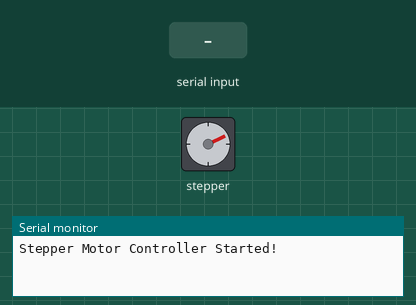
Simulated run of this sketch. Board: Arduino Nano, built with avr-gcc and run on an emulated ATmega328P. Parts: stepper motor, the last lines printed to the serial monitor. Wiring (inferred from the names in the program): stepper motor (500 steps per turn assumed): coils pin 8, pin 7, pin 6, pin 5. Inputs (shaded band) come from the test bench.

Above: at 1.2 s.
1.3 s: "h" received over Serial
At 1.68 s:
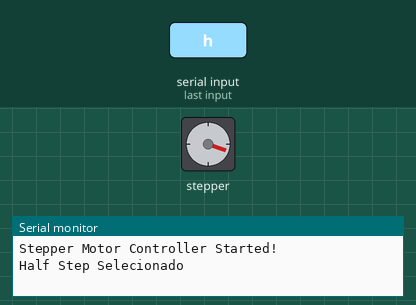
4.3 s: "s" received over Serial
At 4.54 s:
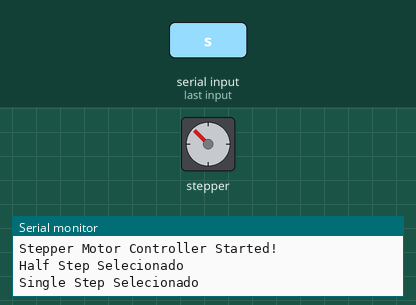
7.3 s: "d" received over Serial
At 7.55 s:
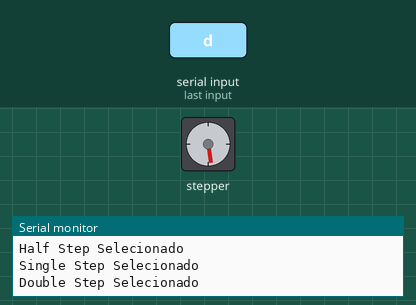
10.3 s: "+" received over Serial
Timing chart, 0 to 14.3 s (numbered marks = the images above; inputs shaded):
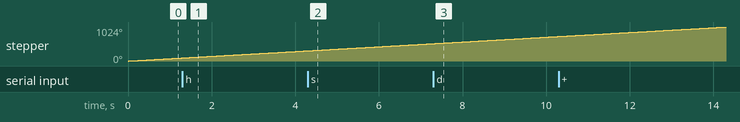

The sketch:

stepper_controller.ino
```cpp
#define STEPS_PER_REVOLUTION 500
#define STEPPER_RIGHT_IN1 8
#define STEPPER_RIGHT_IN2 7
#define STEPPER_RIGHT_IN3 6
#define STEPPER_RIGHT_IN4 5


#define MICROSECONDSMODE

#define STATE_SINGLE_STEP 0
#define STATE_DOUBLE_STEP 1
#define STATE_HALF_STEP 2

uint8_t actual_state = STATE_SINGLE_STEP;
#ifdef MICROSECONDSMODE
uint16_t delay_between_steps = 10000;
uint16_t delay_between_half_steps = 5000;
#endif
#ifndef MICROSECONDSMODE
uint16_t delay_between_steps = 10;
uint16_t delay_between_half_steps = 5;
#endif
char serial_command = 's';

void setup() {
  //Determina a velocidade inicial do motor
  pinMode(STEPPER_RIGHT_IN1, OUTPUT);
  pinMode(STEPPER_RIGHT_IN2, OUTPUT);
  pinMode(STEPPER_RIGHT_IN3, OUTPUT);
  pinMode(STEPPER_RIGHT_IN4, OUTPUT);
  Serial.begin(115200);
  Serial.println("Stepper Motor Controller Started!");
}
void loop()
{
  if (Serial.available()) {
    serial_command  = Serial.read();
    switch (serial_command) {
      case 's':
        actual_state = STATE_SINGLE_STEP;
        Serial.println("Single Step Selecionado");
        break;
      case 'd':
        actual_state = STATE_DOUBLE_STEP;
        Serial.println("Double Step Selecionado");
        break;
      case 'h':
        actual_state = STATE_HALF_STEP;
        Serial.println("Half Step Selecionado");
        break;
#ifdef MICROSECONDSMODE
      case '+':
        delay_between_steps += 100;
        delay_between_half_steps = delay_between_steps / 2;
        Serial.println("Delay de " + String(delay_between_steps) + "us.");
        break;
      case '-':
        delay_between_steps -= 100;
        delay_between_half_steps = delay_between_steps / 2;
        Serial.println("Delay de " + String(delay_between_steps) + "us.");
        break;
#endif
#ifndef MICROSECONDSMODE
      case '+':
        delay_between_steps += 10;
        delay_between_half_steps = delay_between_steps / 2;
        Serial.println("Delay de " + String(delay_between_steps) + "ms.");
        break;
      case '-':
        delay_between_steps -= 10;
        delay_between_half_steps = delay_between_steps / 2;
        Serial.println("Delay de " + String(delay_between_steps) + "ms.");
#endif
    }
  }
  switch (actual_state) {
    case STATE_SINGLE_STEP:
      single_step();;
      break;
    case STATE_DOUBLE_STEP:
      double_step();
      break;
    case STATE_HALF_STEP:
      half_step();
      break;
  }
}

void single_step() {
  digitalWrite(STEPPER_RIGHT_IN1, 1);
  digitalWrite(STEPPER_RIGHT_IN2, 0);
  digitalWrite(STEPPER_RIGHT_IN3, 0);
  digitalWrite(STEPPER_RIGHT_IN4, 0);
#ifdef MICROSECONDSMODE
  delayMicroseconds(delay_between_steps);
#endif
#ifndef MICROSECONDSMODE
  delay(delay_between_steps);
#endif
  digitalWrite(STEPPER_RIGHT_IN1, 0);
  digitalWrite(STEPPER_RIGHT_IN2, 1);
  digitalWrite(STEPPER_RIGHT_IN3, 0);
  digitalWrite(STEPPER_RIGHT_IN4, 0);
#ifdef MICROSECONDSMODE
  delayMicroseconds(delay_between_steps);
#endif
#ifndef MICROSECONDSMODE
  delay(delay_between_steps);
#endif
  digitalWrite(STEPPER_RIGHT_IN1, 0);
  digitalWrite(STEPPER_RIGHT_IN2, 0);
  digitalWrite(STEPPER_RIGHT_IN3, 1);
  digitalWrite(STEPPER_RIGHT_IN4, 0);
#ifdef MICROSECONDSMODE
  delayMicroseconds(delay_between_steps);
#endif
#ifndef MICROSECONDSMODE
  delay(delay_between_steps);
#endif
  digitalWrite(STEPPER_RIGHT_IN1, 0);
  digitalWrite(STEPPER_RIGHT_IN2, 0);
  digitalWrite(STEPPER_RIGHT_IN3, 0);
  digitalWrite(STEPPER_RIGHT_IN4, 1);
#ifdef MICROSECONDSMODE
  delayMicroseconds(delay_between_steps);
#endif
#ifndef MICROSECONDSMODE
  delay(delay_between_steps);
#endif
}

void double_step() {
  digitalWrite(STEPPER_RIGHT_IN1, 1);
  digitalWrite(STEPPER_RIGHT_IN2, 1);
  digitalWrite(STEPPER_RIGHT_IN3, 0);
  digitalWrite(STEPPER_RIGHT_IN4, 0);
#ifdef MICROSECONDSMODE
  delayMicroseconds(delay_between_steps);
#endif
#ifndef MICROSECONDSMODE
  delay(delay_between_steps);
#endif
  digitalWrite(STEPPER_RIGHT_IN1, 0);
  digitalWrite(STEPPER_RIGHT_IN2, 1);
  digitalWrite(STEPPER_RIGHT_IN3, 1);
  digitalWrite(STEPPER_RIGHT_IN4, 0);
#ifdef MICROSECONDSMODE
  delayMicroseconds(delay_between_steps);
#endif
#ifndef MICROSECONDSMODE
  delay(delay_between_steps);
#endif
  digitalWrite(STEPPER_RIGHT_IN1, 0);
  digitalWrite(STEPPER_RIGHT_IN2, 0);
  digitalWrite(STEPPER_RIGHT_IN3, 1);
  digitalWrite(STEPPER_RIGHT_IN4, 1);
#ifdef MICROSECONDSMODE
  delayMicroseconds(delay_between_steps);
#endif
#ifndef MICROSECONDSMODE
  delay(delay_between_steps);
#endif
  digitalWrite(STEPPER_RIGHT_IN1, 1);
  digitalWrite(STEPPER_RIGHT_IN2, 0);
  digitalWrite(STEPPER_RIGHT_IN3, 0);
  digitalWrite(STEPPER_RIGHT_IN4, 1);
#ifdef MICROSECONDSMODE
  delayMicroseconds(delay_between_steps);
#endif
#ifndef MICROSECONDSMODE
  delay(delay_between_steps);
#endif
}

void half_step() {
  digitalWrite(STEPPER_RIGHT_IN1, 1);
  digitalWrite(STEPPER_RIGHT_IN2, 1);
  digitalWrite(STEPPER_RIGHT_IN3, 0);
  digitalWrite(STEPPER_RIGHT_IN4, 0);
#ifdef MICROSECONDSMODE
  delayMicroseconds(delay_between_half_steps);
#endif
#ifndef MICROSECONDSMODE
  delay(delay_between_half_steps);
#endif
  digitalWrite(STEPPER_RIGHT_IN1, 0);
  digitalWrite(STEPPER_RIGHT_IN2, 1);
  digitalWrite(STEPPER_RIGHT_IN3, 0);
  digitalWrite(STEPPER_RIGHT_IN4, 0);
#ifdef MICROSECONDSMODE
  delayMicroseconds(delay_between_half_steps);
#endif
#ifndef MICROSECONDSMODE
  delay(delay_between_half_steps);
#endif

  digitalWrite(STEPPER_RIGHT_IN1, 0);
  digitalWrite(STEPPER_RIGHT_IN2, 1);
  digitalWrite(STEPPER_RIGHT_IN3, 1);
  digitalWrite(STEPPER_RIGHT_IN4, 0);
#ifdef MICROSECONDSMODE
  delayMicroseconds(delay_between_half_steps);
#endif
#ifndef MICROSECONDSMODE
  delay(delay_between_half_steps);
#endif
  digitalWrite(STEPPER_RIGHT_IN1, 0);
  digitalWrite(STEPPER_RIGHT_IN2, 0);
  digitalWrite(STEPPER_RIGHT_IN3, 1);
  digitalWrite(STEPPER_RIGHT_IN4, 0);
#ifdef MICROSECONDSMODE
  delayMicroseconds(delay_between_half_steps);
#endif
#ifndef MICROSECONDSMODE
  delay(delay_between_half_steps);
#endif

  digitalWrite(STEPPER_RIGHT_IN1, 0);
  digitalWrite(STEPPER_RIGHT_IN2, 0);
  digitalWrite(STEPPER_RIGHT_IN3, 1);
  digitalWrite(STEPPER_RIGHT_IN4, 1);
#ifdef MICROSECONDSMODE
  delayMicroseconds(delay_between_half_steps);
#endif
#ifndef MICROSECONDSMODE
  delay(delay_between_half_steps);
#endif
  digitalWrite(STEPPER_RIGHT_IN1, 0);
  digitalWrite(STEPPER_RIGHT_IN2, 0);
  digitalWrite(STEPPER_RIGHT_IN3, 0);
  digitalWrite(STEPPER_RIGHT_IN4, 1);
#ifdef MICROSECONDSMODE
  delayMicroseconds(delay_between_half_steps);
#endif
#ifndef MICROSECONDSMODE
  delay(delay_between_half_steps);
#endif

  digitalWrite(STEPPER_RIGHT_IN1, 1);
  digitalWrite(STEPPER_RIGHT_IN2, 0);
  digitalWrite(STEPPER_RIGHT_IN3, 0);
  digitalWrite(STEPPER_RIGHT_IN4, 1);
#ifdef MICROSECONDSMODE
  delayMicroseconds(delay_between_half_steps);
#endif
#ifndef MICROSECONDSMODE
  delay(delay_between_half_steps);
#endif
  digitalWrite(STEPPER_RIGHT_IN1, 1);
  digitalWrite(STEPPER_RIGHT_IN2, 0);
  digitalWrite(STEPPER_RIGHT_IN3, 0);
  digitalWrite(STEPPER_RIGHT_IN4, 0);
#ifdef MICROSECONDSMODE
  delayMicroseconds(delay_between_half_steps);
#endif
#ifndef MICROSECONDSMODE
  delay(delay_between_half_steps);
#endif

}
```
